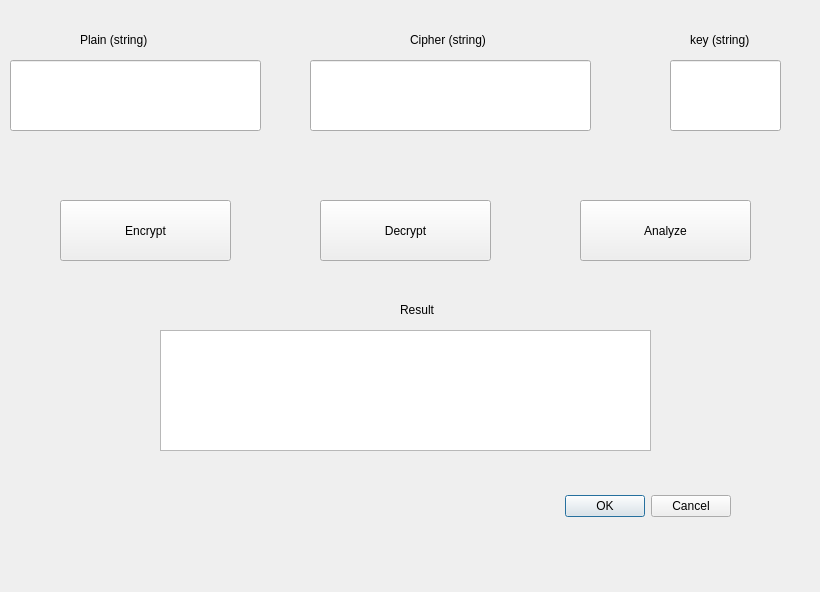
<?xml version="1.0" encoding="UTF-8"?>
<ui version="4.0">
 <class>qtmonoalphabetic</class>
 <widget class="QDialog" name="qtmonoalphabetic">
  <property name="geometry">
   <rect>
    <x>0</x>
    <y>0</y>
    <width>820</width>
    <height>592</height>
   </rect>
  </property>
  <property name="windowTitle">
   <string>Dialog</string>
  </property>
  <widget class="QDialogButtonBox" name="buttonBox">
   <property name="geometry">
    <rect>
     <x>390</x>
     <y>490</y>
     <width>341</width>
     <height>32</height>
    </rect>
   </property>
   <property name="orientation">
    <enum>Qt::Horizontal</enum>
   </property>
   <property name="standardButtons">
    <set>QDialogButtonBox::Cancel|QDialogButtonBox::Ok</set>
   </property>
  </widget>
  <widget class="QLineEdit" name="KeyLineEdit">
   <property name="geometry">
    <rect>
     <x>670</x>
     <y>60</y>
     <width>111</width>
     <height>71</height>
    </rect>
   </property>
  </widget>
  <widget class="QLabel" name="KeyLabel">
   <property name="geometry">
    <rect>
     <x>690</x>
     <y>30</y>
     <width>91</width>
     <height>20</height>
    </rect>
   </property>
   <property name="text">
    <string>key (string)</string>
   </property>
  </widget>
  <widget class="QPushButton" name="AnalyzePushButton">
   <property name="geometry">
    <rect>
     <x>580</x>
     <y>200</y>
     <width>171</width>
     <height>61</height>
    </rect>
   </property>
   <property name="text">
    <string>Analyze</string>
   </property>
  </widget>
  <widget class="QLabel" name="CipherLabel_2">
   <property name="geometry">
    <rect>
     <x>400</x>
     <y>300</y>
     <width>91</width>
     <height>20</height>
    </rect>
   </property>
   <property name="text">
    <string>Result</string>
   </property>
  </widget>
  <widget class="QTextBrowser" name="OutputTextBrowser">
   <property name="geometry">
    <rect>
     <x>160</x>
     <y>330</y>
     <width>491</width>
     <height>121</height>
    </rect>
   </property>
  </widget>
  <widget class="QLabel" name="PlainLabel">
   <property name="geometry">
    <rect>
     <x>80</x>
     <y>30</y>
     <width>91</width>
     <height>20</height>
    </rect>
   </property>
   <property name="text">
    <string>Plain (string)</string>
   </property>
  </widget>
  <widget class="QLineEdit" name="PlainLineEdit">
   <property name="geometry">
    <rect>
     <x>10</x>
     <y>60</y>
     <width>251</width>
     <height>71</height>
    </rect>
   </property>
  </widget>
  <widget class="QPushButton" name="DecryptPushButton">
   <property name="geometry">
    <rect>
     <x>320</x>
     <y>200</y>
     <width>171</width>
     <height>61</height>
    </rect>
   </property>
   <property name="text">
    <string>Decrypt</string>
   </property>
  </widget>
  <widget class="QPushButton" name="EncryptPushButton">
   <property name="geometry">
    <rect>
     <x>60</x>
     <y>200</y>
     <width>171</width>
     <height>61</height>
    </rect>
   </property>
   <property name="text">
    <string>Encrypt</string>
   </property>
  </widget>
  <widget class="QLineEdit" name="CipherLineEdit">
   <property name="geometry">
    <rect>
     <x>310</x>
     <y>60</y>
     <width>281</width>
     <height>71</height>
    </rect>
   </property>
  </widget>
  <widget class="QLabel" name="CipherLabel">
   <property name="geometry">
    <rect>
     <x>410</x>
     <y>30</y>
     <width>101</width>
     <height>20</height>
    </rect>
   </property>
   <property name="text">
    <string>Cipher (string)</string>
   </property>
  </widget>
 </widget>
 <resources/>
 <connections>
  <connection>
   <sender>buttonBox</sender>
   <signal>accepted()</signal>
   <receiver>qtmonoalphabetic</receiver>
   <slot>accept()</slot>
   <hints>
    <hint type="sourcelabel">
     <x>248</x>
     <y>254</y>
    </hint>
    <hint type="destinationlabel">
     <x>157</x>
     <y>274</y>
    </hint>
   </hints>
  </connection>
  <connection>
   <sender>buttonBox</sender>
   <signal>rejected()</signal>
   <receiver>qtmonoalphabetic</receiver>
   <slot>reject()</slot>
   <hints>
    <hint type="sourcelabel">
     <x>316</x>
     <y>260</y>
    </hint>
    <hint type="destinationlabel">
     <x>286</x>
     <y>274</y>
    </hint>
   </hints>
  </connection>
 </connections>
</ui>
